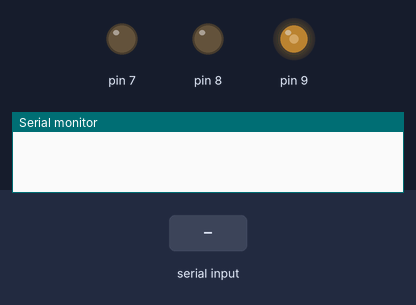
Simulated run of this sketch. Board: Arduino Uno, built with avr-gcc and run on an emulated ATmega328P. Shown: output pins drawn as LEDs (lit = HIGH), the last lines printed to the serial monitor. The inputs (shaded band) are chosen by the test bench.

Above: at 1.2 s.
1.3 s: "1" received over Serial
At 1.7 s:
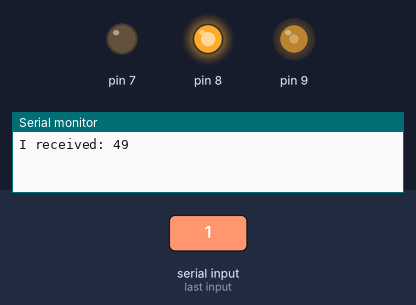
2.8 s: "0" received over Serial
At 4.0 s:
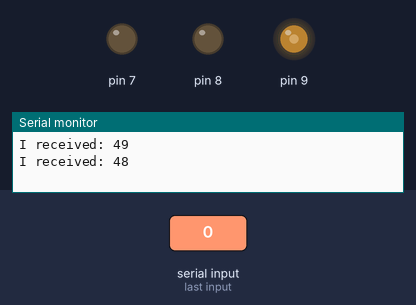
4.3 s: "2" received over Serial
At 5.2 s:
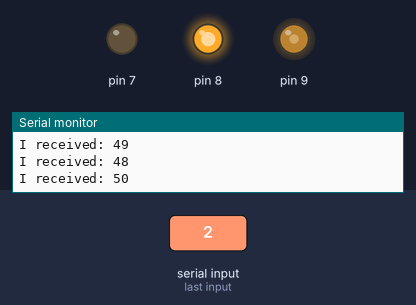
Timing chart, 0 to 7.3 s (numbered marks = the images above; inputs shaded):
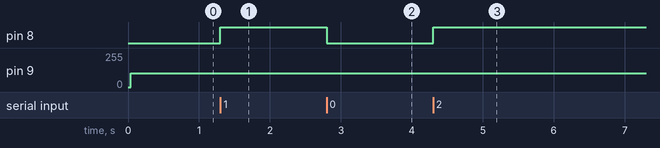

Measured:
- after the input at 1.3 s, pin 8: LOW → HIGH at once
- after the input at 2.8 s, pin 8: HIGH → LOW at once
- after the input at 4.3 s, pin 8: LOW → HIGH at once

The sketch:

Controll.ino
```cpp
int incomingByte = 0; // for incoming serial data

void setup()

{

Serial.begin(9600); // opens serial port, sets data rate to 9600 bps


pinMode(7, OUTPUT);
pinMode(8, OUTPUT);
pinMode(9, OUTPUT);


}

void loop()

{

// send data only when you receive data:

if (Serial.available() > 0)

{ // read the incoming byte:

incomingByte = Serial.read();

// say what you got:

Serial.print("I received: ");

Serial.println(incomingByte, DEC);

}

if (incomingByte==48)

  digitalWrite(8, LOW);
  digitalWrite(7, LOW);
  analogWrite (9, 0);

if (incomingByte==49)

  digitalWrite(8, HIGH);
  digitalWrite(7, LOW);
  analogWrite (9, 50);

if (incomingByte==50)

  digitalWrite(8, HIGH);
  digitalWrite(7, LOW);
  analogWrite (9, 100);

if (incomingByte==51)

  digitalWrite(8, HIGH);
  digitalWrite(7, LOW);
  analogWrite (9, 100);

if (incomingByte==52)

  digitalWrite(8, HIGH);
  digitalWrite(7, LOW);
  analogWrite (9, 200);

}
```
